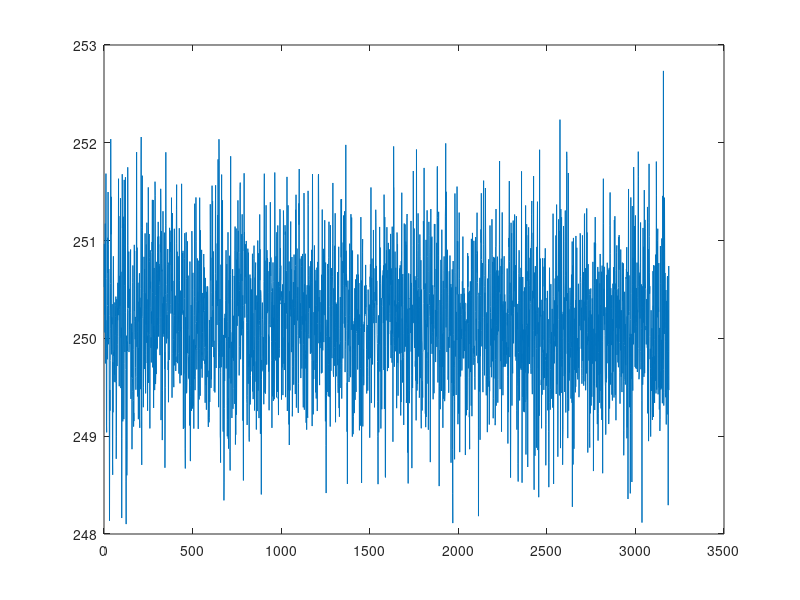

Recreate this plot in MATLAB.
%% Section - a

format long
% Create Accounts
accounts = 100 + (100000-100) * rand(50000,1);
% Sets up 50,000 accounts with balances between $100 and $100000.
accounts = floor(100 * accounts)/100;
% Deletes fractions of a cent from initial balances.


illegal_acc_bal = 0;
days = 0;
r = (5/(365*100));

amt_added_each_day = zeros(1, 1);

while(illegal_acc_bal < 1e6)
    accounts = accounts*(1+r);
    temp = accounts;
    accounts = floor(100 * accounts)/100;
    illegal_acc_bal = illegal_acc_bal*(1+r) + sum(temp - accounts);
    days = days + 1;
    amt_added_each_day(days) = sum(temp - accounts);
end

days
plot(amt_added_each_day);